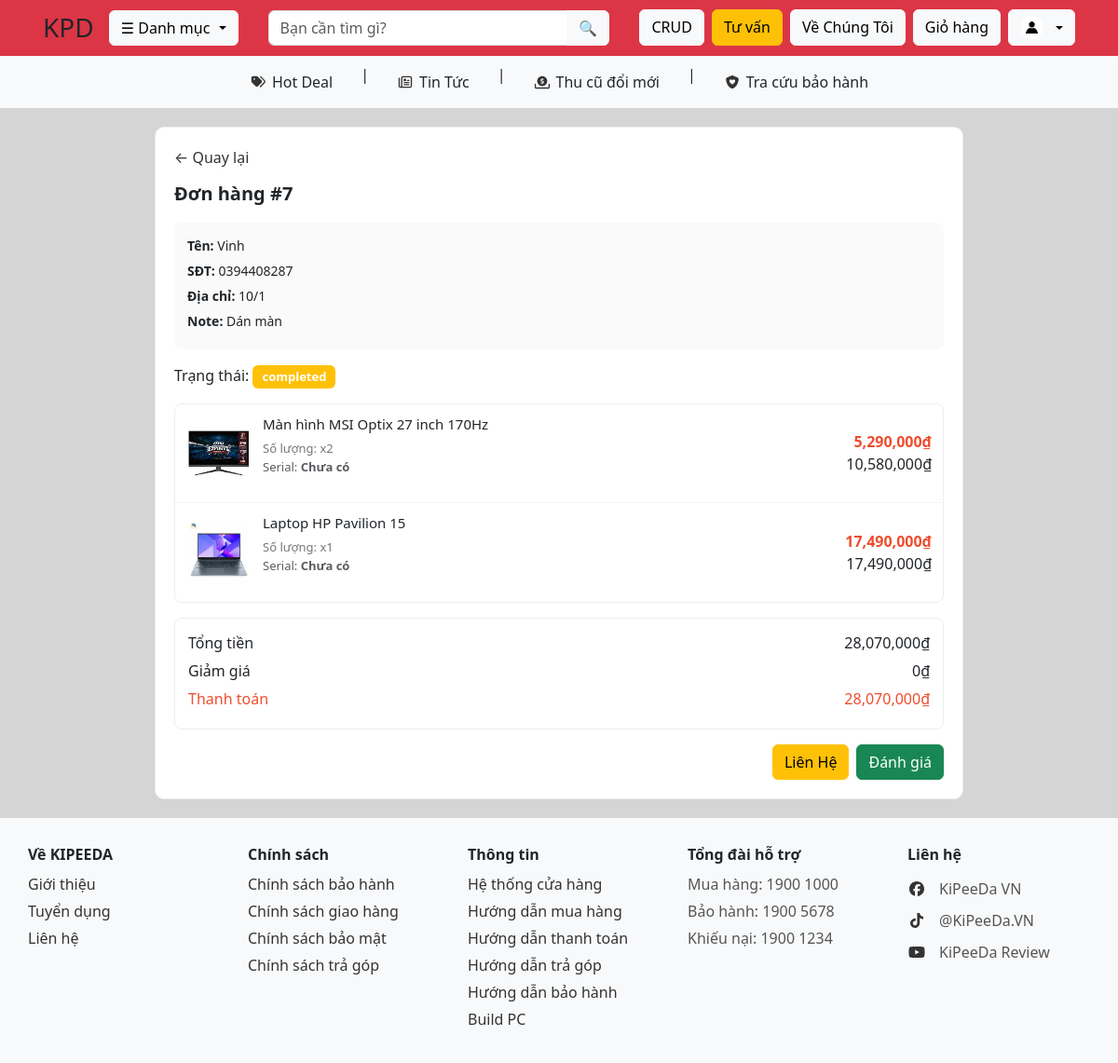
Page /order_detail.php?id=7 (signed in) on the committed database.
### tables this page shows
CREATE TABLE `orders` (
  `id` int NOT NULL,
  `user_id` int NOT NULL,
  `name` varchar(255) NOT NULL,
  `phone` varchar(20) NOT NULL,
  `email` varchar(255) DEFAULT NULL,
  `address` text NOT NULL,
  `note` text,
  `total` decimal(10,0) NOT NULL,
  `discount` decimal(10,2) DEFAULT '0.00',
  `final_total` decimal(10,2) NOT NULL,
  `status` enum('pending','confirmed','shipping','completed') DEFAULT 'pending',
  `created_at` timestamp NOT NULL DEFAULT CURRENT_TIMESTAMP,
  `voucher_code` varchar(50) DEFAULT NULL
);

CREATE TABLE `order_items` (
  `id` int NOT NULL,
  `order_id` int DEFAULT NULL,
  `product_id` int DEFAULT NULL,
  `quantity` int DEFAULT NULL,
  `price` decimal(10,0) DEFAULT NULL
);

CREATE TABLE `products` (
  `id` int NOT NULL,
  `name` varchar(500) NOT NULL,
  `price` decimal(10,0) NOT NULL,
  `old_price` decimal(10,0) DEFAULT NULL,
  `image` varchar(255) NOT NULL,
  `description` text NOT NULL,
  `short_description` text NOT NULL,
  `category_id` int NOT NULL,
  `created_at` timestamp NOT NULL DEFAULT CURRENT_TIMESTAMP,
  `status` enum('0','1') NOT NULL,
  `flash_sale` enum('0','1') DEFAULT '0'
);

### Database/Database.php (called while the page is built, shortened)
<?php
class Database
{
    private $host = "localhost";
    private $user = "root";
    private $pass = "";
    private $dbname = "kipeeda";
    public $conn;
    public function __construct()
    {
        $this->conn = new mysqli(
            $this->host,
            $this->user,
            $this->pass,
            $this->dbname
        );
        $this->conn->set_charset("utf8mb4");
    }
    public function select($sql, $types = "", $params = [])
    {
        $stmt = $this->conn->prepare($sql);
        if (!empty($params)) {
            $stmt->bind_param($types, ...$params);
        }
        $stmt->execute();
        $result = $stmt->get_result();
        $data = $result ? $result->fetch_all(MYSQLI_ASSOC) : [];
        return $data;
    }
}

### order_detail.php (the view, shortened to what this page needs)
<?php
require_once "Database/Database.php";
$db = new Database();
$order_id = $_GET['id'];
$user_id = $_SESSION['id'];
$role = $_SESSION['role'] ?? 'user';
if ($role === "admin") {
    $order = $db->select(
        "SELECT * FROM orders WHERE id = ?",
        "i",
        [$order_id]
    );
} else {
    $order = $db->select(
        "SELECT * FROM orders WHERE id = ? AND user_id = ?",
        "ii",
        [$order_id, $user_id]
    );
}
$order = $order[0];
$sql = "SELECT oi.*, p.name, p.image, w.serial_number
        FROM order_items oi
        JOIN products p ON oi.product_id = p.id
        LEFT JOIN warranties w ON w.order_item_id = oi.id
        WHERE oi.order_id = ?";
$items = $db->select($sql, "i", [$order_id]);
?>
<!DOCTYPE html>
<html lang="vi">
<head>
    <link href="https://cdn.jsdelivr.net/npm/bootstrap@5.3.3/dist/css/bootstrap.min.css" rel="stylesheet">
    <link rel="stylesheet" href="public/css/style.css">
    <link rel="stylesheet" href="public/css/order_detail.css">
</head>
<body>
    <?php include "navbar.php"; ?>
    <div class="order-container">
        <div class="order-box">
            <a href="shipping.php" class="back-btn">← Quay lại</a>
            <div class="order-title">
                Đơn hàng #<?= $order['id'] ?>
            </div>
            <div class="customer-box">
                <p><b>Tên:</b> <?= $order['name'] ?></p>
                <p><b>SĐT:</b> <?= $order['phone'] ?></p>
                <p><b>Địa chỉ:</b> <?= $order['address'] ?></p>
                <?php if (!empty($order['note'])): ?>
                    <p><b>Note:</b> <?= $order['note'] ?></p>
                <?php endif; ?>
            </div>
            <div class="order-status">
                Trạng thái:
                <span class="badge bg-warning"><?= $order['status'] ?></span>
            </div>
            <div class="product-list">
                <?php foreach ($items as $i): ?>
                    <div class="product-item">
                        <img src="public/img/<?= $i['image'] ?>" class="product-img">
                        <div class="product-info">
                            <h5><?= $i['name'] ?></h5>
                            <span>Số lượng: x<?= $i['quantity'] ?></span>
                            <p class="text-muted" style="font-size: 13px;">
                                Serial: <b><?= $i['serial_number'] ?? 'Chưa có' ?></b>
                            </p>
                        </div>
                        <div class="product-price">
                            <span class="price"><?= number_format($i['price']) ?>₫</span>
                            <span><?= number_format($i['price'] * $i['quantity']) ?>₫</span>
                        </div>
                    </div>
                <?php endforeach; ?>
            </div>
            <div class="total-box">
                <div class="total-row">
                    <span>Tổng tiền</span>
                    <span><?= number_format($order['total']) ?>₫</span>
                </div>
                <div class="total-row">
                    <span>Giảm giá</span>
                    <span><?= number_format($order['discount']) ?>₫</span>
                </div>
                <div class="total-final">
                    <span> Thanh toán</span>
                    <span><?= number_format($order['final_total']) ?>₫</span>
                </div>
            </div>
            <div class="order-actions mt-3 d-flex justify-content-end gap-2">
                <button
                    class="btn btn-warning"
                    onclick="window.location.href='chat.php?order=<?= $order['id'] ?>'">
                    Liên Hệ
                </button>
                <?php if ($order['status'] == 'completed'): ?>
                    <button class="btn btn-success"
                        onclick="event.stopPropagation(); window.location.href='comment.php?id=<?= $order['id'] ?>'">
                        Đánh giá
                    </button>
                <?php endif; ?>
            </div>
        </div>
    </div>
    <?php include "footer.php" ?>
</body>
</html>

### public/css/style.css (style rules this page uses)
body { background: #cfcfcfda; }
img { max-width: 100%; height: auto; }

### public/css/order_detail.css (style rules this page uses)
.order-container { max-width: 900px; margin: 20px auto; padding: 0 16px; }
.order-box { background: #fff; border-radius: 10px; padding: 20px; border: 1px solid #eee; }
.order-title { font-size: 20px; font-weight: 600; margin-bottom: 16px; }
.customer-box { background: #fafafa; border-radius: 8px; padding: 14px; margin-bottom: 16px; }
.customer-box p { margin-bottom: 6px; font-size: 14px; }
.order-status { margin-bottom: 16px; font-weight: 500; }
.badge { padding: 6px 10px; border-radius: 6px; font-size: 13px; }
.product-list { border: 1px solid #eee; border-radius: 8px; overflow: hidden; }
.product-item { display: flex; align-items: center; gap: 12px; padding: 12px; border-bottom: 1px solid #f5f5f5; }
.product-item:last-child { border-bottom: none; }
.product-img { width: 70px; height: 70px; object-fit: cover; border-radius: 6px; }
.product-info { flex: 1; }
.product-info h5 { font-size: 15px; margin-bottom: 4px; }
.product-info span { font-size: 13px; color: #777; }
.product-price { text-align: right; }
.product-price span { display: block; }
.price { color: #ee4d2d; font-weight: bold; }
.total-box { margin-top: 16px; background: #fff; border: 1px solid #eee; border-radius: 8px; padding: 14px; }
.total-row { display: flex; justify-content: space-between; margin-bottom: 6px; }
.total-final { display: flex; justify-content: space-between; margin-bottom: 6px; color: #ee4d2d; }
.back-btn { margin-bottom: 12px; display: inline-block; text-decoration: none; color: #333; }

### rows in the picture
orders: id "7", name "Vinh", phone "0394408287", address "10/1", note "Dán màn", status "completed", total "28,070,000", discount "0", final_total "28,070,000"
order_items: product.image (picture), product.name "Màn hình MSI Optix 27 inch 170Hz", quantity "2", serial_number "Chưa có", price "5,290,000", $i['price'] * $i['quantity'] "10,580,000"
order_items: product.image (picture), product.name "Laptop HP Pavilion 15", quantity "1", serial_number "Chưa có", price "17,490,000", $i['price'] * $i['quantity'] "17,490,000"
